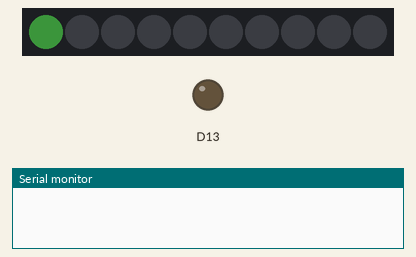
Recording of a sketch running on a simulated Adafruit Circuit Playground Express. Parts: 10 RGB LEDs in strip order, left to right, output pins drawn as LEDs (lit = HIGH), the last lines printed to the serial monitor. Dim RGB values are drawn brighter than linear.

Above: at 0.1 s.
At 0.5 s:
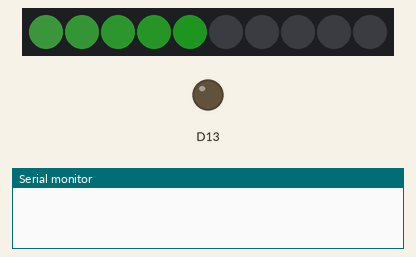
At 1.1 s:
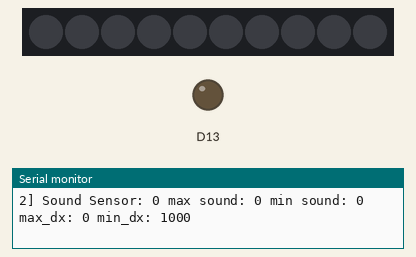

The sketch:

beto-sound-test.ino
```cpp
#include <Adafruit_CircuitPlayground.h>
int base_max = 360;
int base_min = 300;
int max_dx_count = 0;
int min_dx_count = 0;
int loop_count = 0;
int max_sound = 0;
int max_sound_prev = 0;
int min_sound = 1000;
int min_sound_prev = 0;
void setup() {
  // put your setup code here, to run once:
    Serial.begin(9600);
    CircuitPlayground.begin();
    //startup animation
    int i = 0;
    int numPixels = CircuitPlayground.strip.numPixels();
    for(i=0;i<=numPixels-1;i++){
      CircuitPlayground.setPixelColor(i,100-i*10,250,100-i*10);
      delay(100);
    }
    CircuitPlayground.clearPixels();
}

void loop() {
  // put your main code here, to run repeatedly:
  loop_count = (loop_count + 1) % 100;
  Serial.print(loop_count);Serial.print("] ");
  Serial.print("Sound Sensor: "); Serial.print(CircuitPlayground.soundSensor());
  int soundLevel = CircuitPlayground.soundSensor();

  if (soundLevel > max_sound){
      max_dx_count = soundLevel - max_sound;
      max_sound = soundLevel;

  }
  if (soundLevel < min_sound){
    min_dx_count = min_sound - soundLevel;
    min_sound = soundLevel;
  }
  if (loop_count == 0){ //after 100 loops check that the rate of change is good
     if (max_dx_count <= 20){
        max_sound = base_max;
        max_dx_count = 0;
     }
     if (min_dx_count <= 20){
        min_sound = base_min;
        min_dx_count = 0;
     }
  }
  Serial.print(" max sound: "); Serial.print(max_sound);
  Serial.print(" min sound: "); Serial.print(min_sound);
  Serial.print(" max_dx: "); Serial.print(max_dx_count);
  Serial.print(" min_dx: "); Serial.println(min_dx_count);


  int numPixels = CircuitPlayground.strip.numPixels();
  int pixelLimit = map(soundLevel,min_sound,max_sound,0,10); //input the sound level (determined from random testing) and output a value determined by the range observed through loose testing in a random starbucks in mountain view
    //should try to determine the ambient level maybe?
    for (int i = 0;i <= pixelLimit; i++){

       CircuitPlayground.setPixelColor(i,255,20-i*2,20-i*2);
    }
    delay(50);
    CircuitPlayground.clearPixels();
}
```

Measured:
- what the display in image 2 shows lasts 5.1 s, from 1.0 s to 6.1 s
